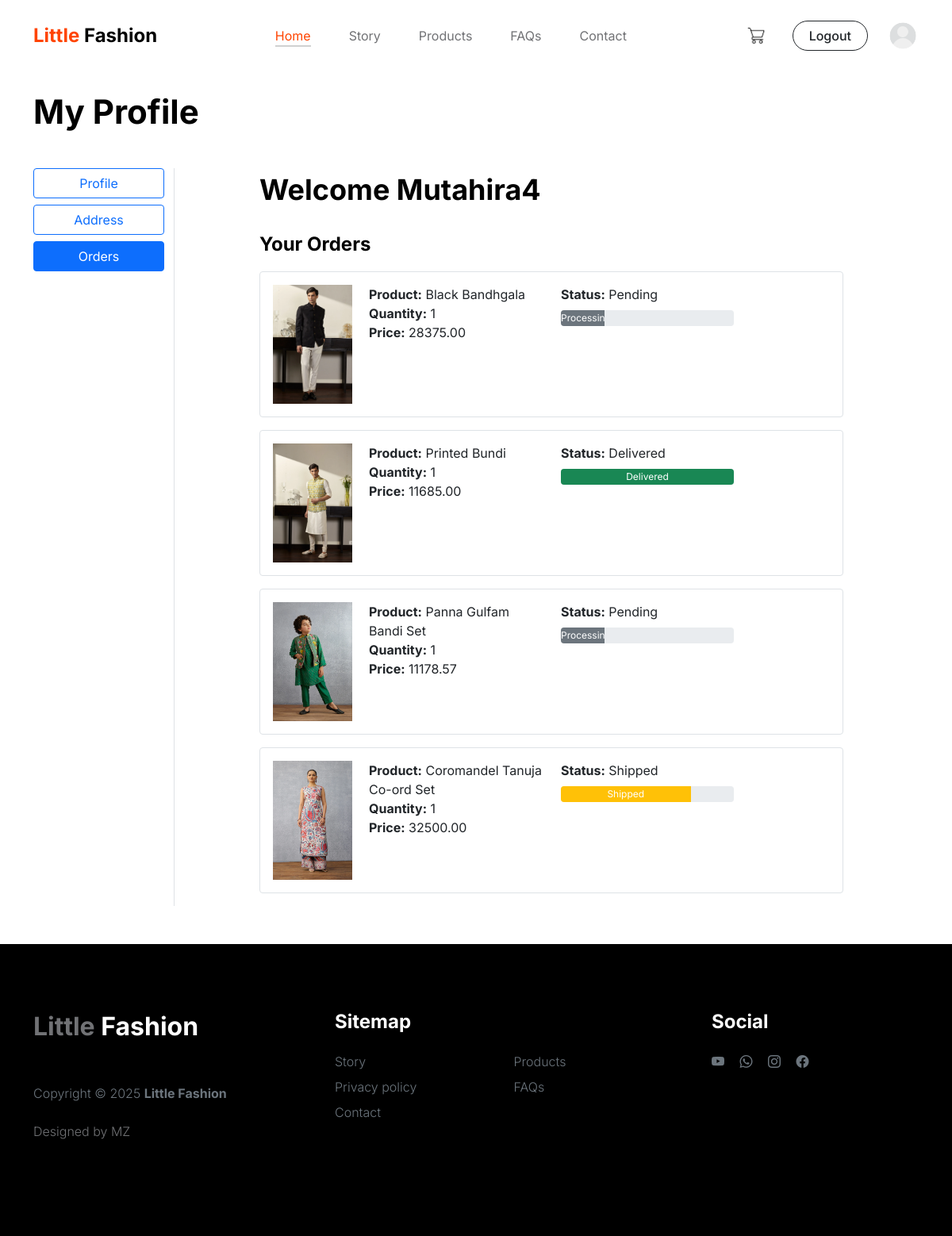
The page /orders/ (signed in) on the database its author committed.
### app/models.py (models this page shows, shortened)
class Order(models.Model):
    STATUS_CHOICES = [
        ('Pending', 'Pending'),
        ('Processing', 'Processing'),
        ('Shipped', 'Shipped'),
        ('Delivered', 'Delivered'),
        ('Cancelled', 'Cancelled'),
    ]
    PAYMENT_CHOICES = [
        ('COD', 'Cash on Delivery'),
        ('CARD', 'Card'),
        ('JAZZCASH', 'Jazzcash'),
        ('BANK', 'Bank Transfer'),
    ]
    user = models.ForeignKey(User, on_delete=models.CASCADE, null=True, blank=True)
    customer = models.ForeignKey(Customer, on_delete=models.CASCADE, null=True, blank=True)
    product = models.ForeignKey(Product, on_delete=models.CASCADE, null=True, blank=True)
    quantity = models.PositiveIntegerField(default=1)
    shipping_address = models.ForeignKey(ShippingAddress, on_delete=models.SET_NULL, null=True, blank=True)
    shipping_cost = models.DecimalField(max_digits=6, decimal_places=2, default=170.00)
    status = models.CharField(max_length=20, choices=STATUS_CHOICES, default='Pending')
    payment_method = models.CharField(max_length=20, choices=PAYMENT_CHOICES, default='COD')
    is_paid = models.BooleanField(default=False)
    order_date = models.DateTimeField(auto_now_add=True)

class Product(models.Model):
    category = models.ForeignKey(Category, on_delete=models.CASCADE)
    name = models.CharField(max_length=200)
    price = models.DecimalField(max_digits=10, decimal_places=2, default=0)
    image = models.ImageField(upload_to='products/')
    description = models.TextField()
    is_sale = models.BooleanField(default=False)
    sale_price = models.DecimalField(max_digits=10, decimal_places=2, default=0)

### app/views.py (the view)
# urls.py: path('orders/', views.user_orders, name='user_orders'),
@login_required
def user_orders(request):
    orders = Order.objects.filter(user=request.user).order_by('-id')
    return render(request, 'user_orders.html', {'orders': orders})

### app/templates/user_orders.html (shortened to what this page needs)
{% extends 'base.html' %}
{% block content %}
<div class="container my-5">
    <div class="pt-3 pb-2">
        <h2 class="fw-bold">My Profile</h2>
    </div>
    <div class="row mt-4">
        <div class="col-sm-2 border-end">
            <ul class="list-unstyled">
                <li class="d-grid mb-2"><a href="{% url 'profile' %}" class="btn btn-outline-primary">Profile</a></li>
                <li class="d-grid mb-2"><a href="{% url 'address' %}" class="btn btn-outline-primary">Address</a></li>
                <li class="d-grid"><a href="{% url 'user_orders' %}" class="btn btn-primary">Orders</a></li>
            </ul>
        </div>
        <div class="col-sm-8 offset-sm-1">
            <h3>Welcome <span class="text-capitalize">{{ request.user }}</span></h3>
            <h5 class="mt-4">Your Orders</h5>
            {% for order in orders %}
                <div class="border p-3 my-3 rounded">
                    <div class="row">
                        <div class="col-sm-2">
                            <img src="{{ order.product.image.url }}" alt="{{ order.product.name }}" style="width: 100px;">
                        </div>
                        <div class="col-sm-4">
                            <strong>Product:</strong> {{ order.product.name }}<br>
                            <strong>Quantity:</strong> {{ order.quantity }}<br>
                            <strong>Price:</strong> {{ order.product.price }}<br>
                        </div>
                        <div class="col-sm-4">
                            <strong>Status:</strong> {{ order.status }}<br>
                            <div class="progress mt-2" style="height: 20px;">
                                {% if order.status == "Delivered" %}
                                    <div class="progress-bar bg-success" style="width: 100%;">Delivered</div>
                                {% elif order.status == "Shipped" %}
                                    <div class="progress-bar bg-warning" style="width: 75%;">Shipped</div>
                                {% elif order.status == "Packed" %}
                                    <div class="progress-bar bg-info" style="width: 50%;">Packed</div>
                                {% else %}
                                    <div class="progress-bar bg-secondary" style="width: 25%;">Processing</div>
                                {% endif %}
                            </div>
                        </div>
                        <div class="col-sm-2 text-end">
                        </div>
                    </div>
                </div>
            {% empty %}
                <p class="mt-4">You have not placed any orders yet.</p>
            {% endfor %}
        </div>
    </div>
</div>
{% endblock %}

### app/static/css/tooplate-little-fashion.css (style rules this page uses)
:root { --white-color: #FFFFFF; --primary-color: #FF4400; --section-bg-color: #f0f8ff; --dark-color: #000000; --grey-color: #d0d1d1; --p-color: #717275; --body-font-family: 'Inter', sans-serif; --h5-font-size: 24px; --p-font-size: 20px; --copyright-text-font-size: 16px; --product-link-font-size: 14px; --custom-link-font-size: 12px; --font-weight-thin: 100; --font-weight-light: 300; --font-weight-normal: 400; --font-weight-bold: 700; --font-weight-black: 900; }
body, html { height: 100%; }
html { scroll-behavior: smooth; }
body { background: var(--white-color); font-family: var(--body-font-family); position: relative; }
h2, h3, h4, h5, h6 { color: var(--dark-color); line-height: inherit; }
h1, h2, h3, h4, h5, h6 { font-weight: var(--font-weight-bold); }
h1, h2 { font-weight: var(--font-weight-black); }
h2 { font-size: 42px; }
h3 { font-size: 36px; }
h5 { font-size: 24px; }
a, button { touch-action: manipulation; transition: all 0.3s; }
a { color: var(--p-color); text-decoration: none; }
b, strong { font-weight: var(--font-weight-bold); }

### rows shown on the page
Order: product.image (picture), product.name "Black Bandhgala", quantity "1", product.price "28375.00", status "Pending", shows "Processing"
Order: product.image (picture), product.name "Printed Bundi", quantity "1", product.price "11685.00", status "Delivered"
Order: product.image (picture), product.name "Panna Gulfam Bandi Set", quantity "1", product.price "11178.57", status "Pending", shows "Processing"
Order: product.image (picture), product.name "Coromandel Tanuja Co-ord Set", quantity "1", product.price "32500.00", status "Shipped"

### other values the page prints
{{ request.user }} "Mutahira4"
